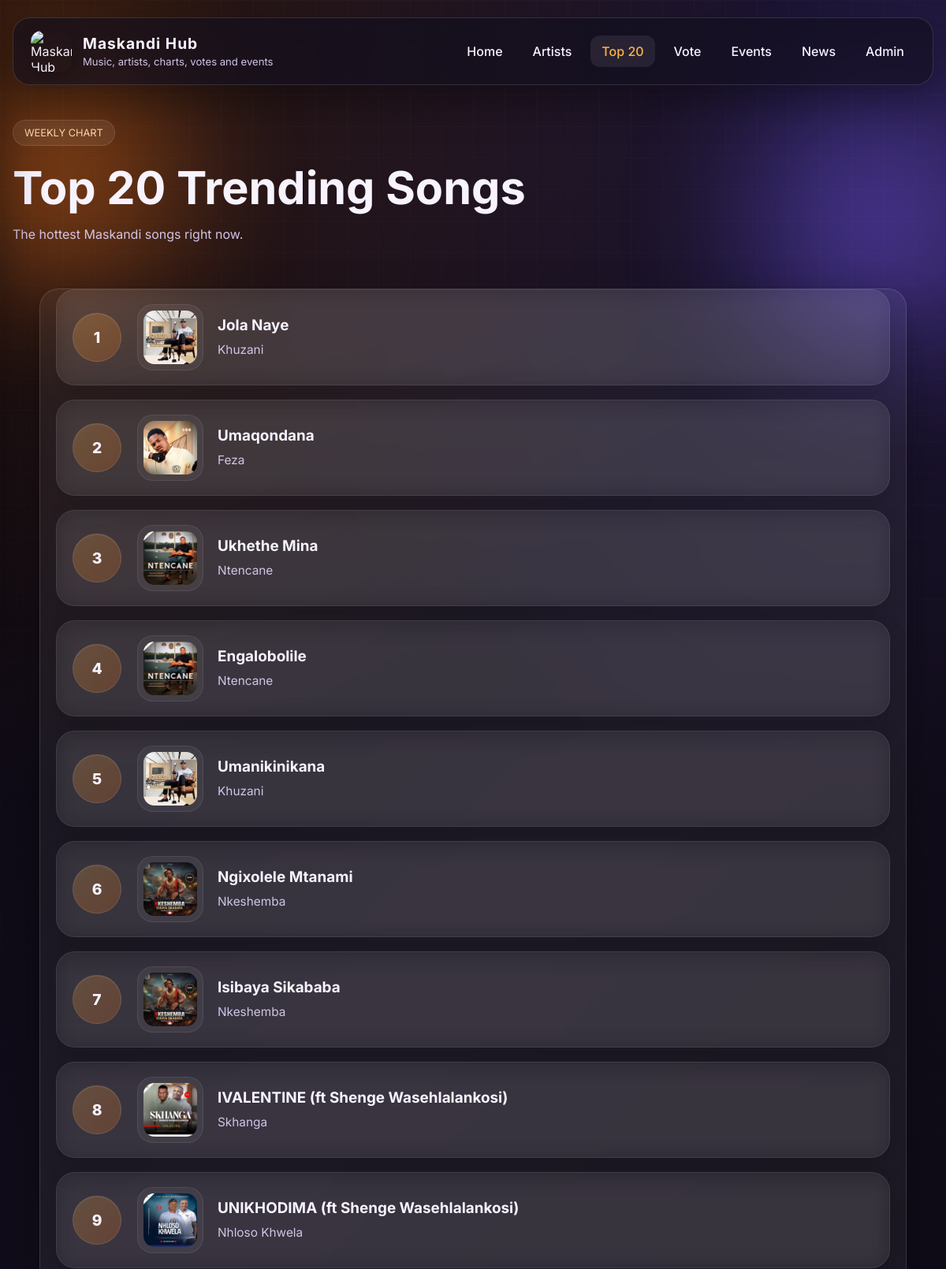
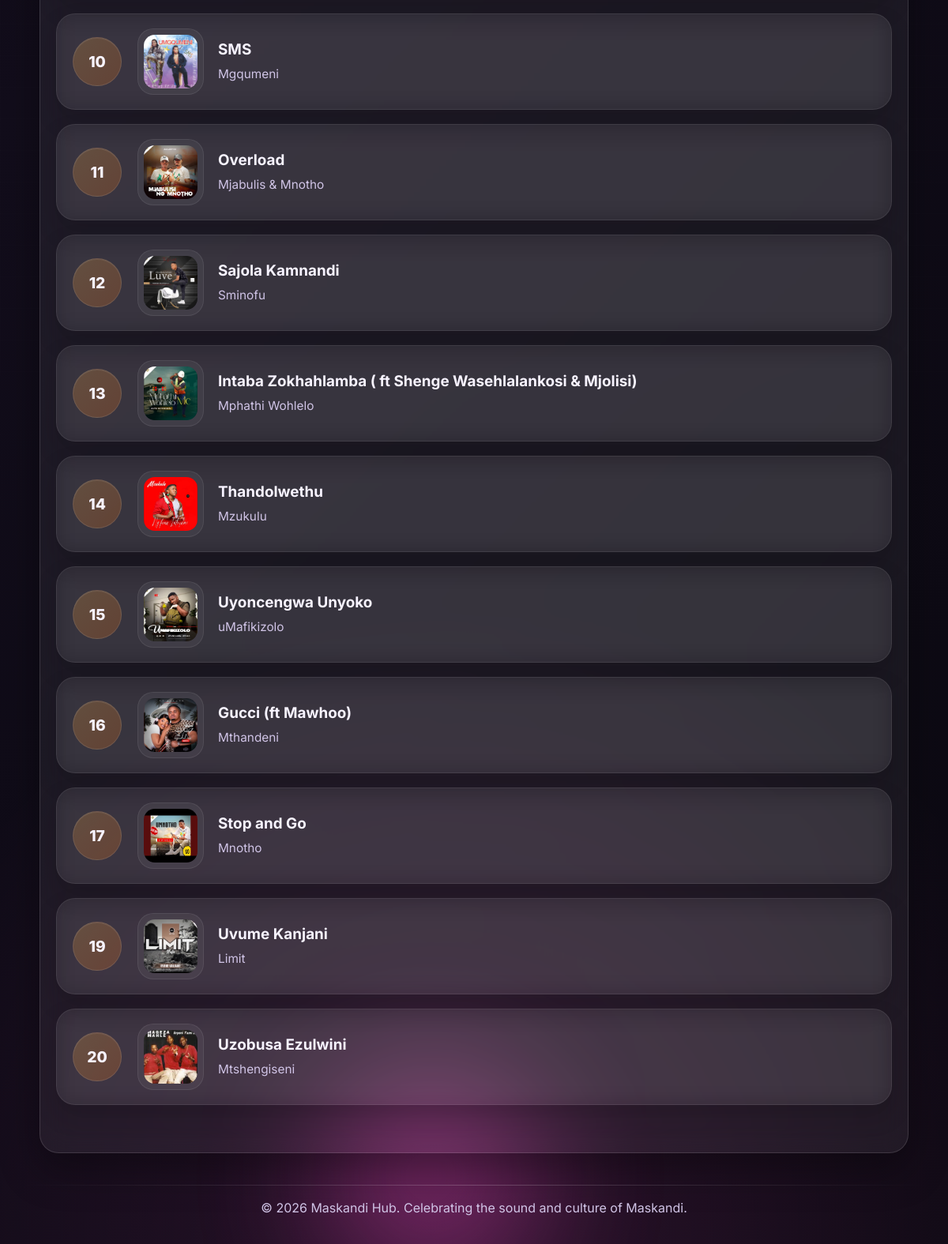
/top20, run on the app's committed database (2 pictures, top to bottom).
### tables this page shows
CREATE TABLE chart_songs (
                id INTEGER PRIMARY KEY AUTOINCREMENT,
                artist_name TEXT NOT NULL,
                song_title TEXT NOT NULL,
                rank_number INTEGER NOT NULL,
                status TEXT NOT NULL DEFAULT 'Published',
                image TEXT
            );

### app.py (the view)
@app.route("/top20")
def top20():
    top_songs = fetchall("""
        SELECT *
        FROM chart_songs
        WHERE status = 'Published'
        ORDER BY rank_number ASC
        LIMIT 20
    """)
    return render_template("top20.html", top_songs=top_songs)

### app.py (called while the page is built)
def get_db_connection():
    import sqlite3
    db_path = DATABASE_URL.replace("sqlite:///", "")
    conn = sqlite3.connect(db_path)
    conn.row_factory = sqlite3.Row
    return conn

def fetchall(query, params=None):
    conn = get_db_connection()
    try:
        cur = conn.cursor()
        if params:
            cur.execute(query, params)
        else:
            cur.execute(query)
        return cur.fetchall()
    finally:
        cur.close()
        conn.close()

### templates/top20.html (shortened to what this page needs)
{% extends 'base.html' %}
{% block content %}
<section class="inner-hero">
    <span class="tag">WEEKLY CHART</span>
    <h1>Top 20 Trending Songs</h1>
    <p>The hottest Maskandi songs right now.</p>
</section>
<section class="section-block top20-section">
    <div class="chart-board chart-board-pro">
        {% if top_songs %}
            {% for song in top_songs %}
            <div class="chart-row chart-row-pro">
                <div class="chart-rank-wrap">
                    <div class="rank">{{ song.rank_number }}</div>
                </div>
                <div class="chart-main-info">
                    {% if song.image %}
                    <div class="chart-cover">
                        <img
                            src="{{ url_for('static', filename='uploads/songs/' ~ song.image) }}"
                            alt="{{ song.song_title }}"
                            class="chart-cover-img"
                        >
                    </div>
                    {% else %}
                    <div class="chart-cover chart-cover-fallback">
                        <span>{{ song.song_title[0] }}</span>
                    </div>
                    {% endif %}
                    <div class="track-info">
                        <h3>{{ song.song_title }}</h3>
                        <p>{{ song.artist_name }}</p>
                    </div>
                </div>
            </div>
            {% endfor %}
        {% else %}
            <div class="empty-state chart-empty-state">
                <h3>No chart songs available yet</h3>
                <p>Please add songs from the admin panel to display the Top 20 chart.</p>
            </div>
        {% endif %}
    </div>
</section>
{% endblock %}

### data on the page
chart_songs: rank_number "1", image (picture), song_title "Jola Naye", artist_name "Khuzani"
chart_songs: rank_number "2", image (picture), song_title "Umaqondana", artist_name "Feza"
chart_songs: rank_number "3", image (picture), song_title "Ukhethe Mina", artist_name "Ntencane"
chart_songs: rank_number "4", image (picture), song_title "Engalobolile", artist_name "Ntencane"
chart_songs: rank_number "5", image (picture), song_title "Umanikinikana", artist_name "Khuzani"
chart_songs: rank_number "6", image (picture), song_title "Ngixolele Mtanami", artist_name "Nkeshemba"
chart_songs: rank_number "7", image (picture), song_title "Isibaya Sikababa", artist_name "Nkeshemba"
chart_songs: rank_number "8", image (picture), song_title "IVALENTINE (ft Shenge Wasehlalankosi)", artist_name "Skhanga"
chart_songs: rank_number "9", image (picture), song_title "UNIKHODIMA (ft Shenge Wasehlalankosi)", artist_name "Nhloso Khwela"
chart_songs: rank_number "10", image (picture), song_title "SMS", artist_name "Mgqumeni"
chart_songs: rank_number "11", image (picture), song_title "Overload", artist_name "Mjabulis & Mnotho"
chart_songs: rank_number "12", image (picture), song_title "Sajola Kamnandi", artist_name "Sminofu"
chart_songs: rank_number "13", image (placeholder picture), song_title "Intaba Zokhahlamba ( ft Shenge Wasehlalankosi & Mjolisi)", artist_name "Mphathi Wohlelo"
chart_songs: rank_number "14", image (placeholder picture), song_title "Thandolwethu", artist_name "Mzukulu"
chart_songs: rank_number "15", image (picture), song_title "Uyoncengwa Unyoko", artist_name "uMafikizolo"
chart_songs: rank_number "16", image (placeholder picture), song_title "Gucci (ft Mawhoo)", artist_name "Mthandeni"
chart_songs: rank_number "17", image (placeholder picture), song_title "Stop and Go", artist_name "Mnotho"
chart_songs: rank_number "19", image (placeholder picture), song_title "Uvume Kanjani", artist_name "Limit"
chart_songs: rank_number "20", image (placeholder picture), song_title "Uzobusa Ezulwini", artist_name "Mtshengiseni"
